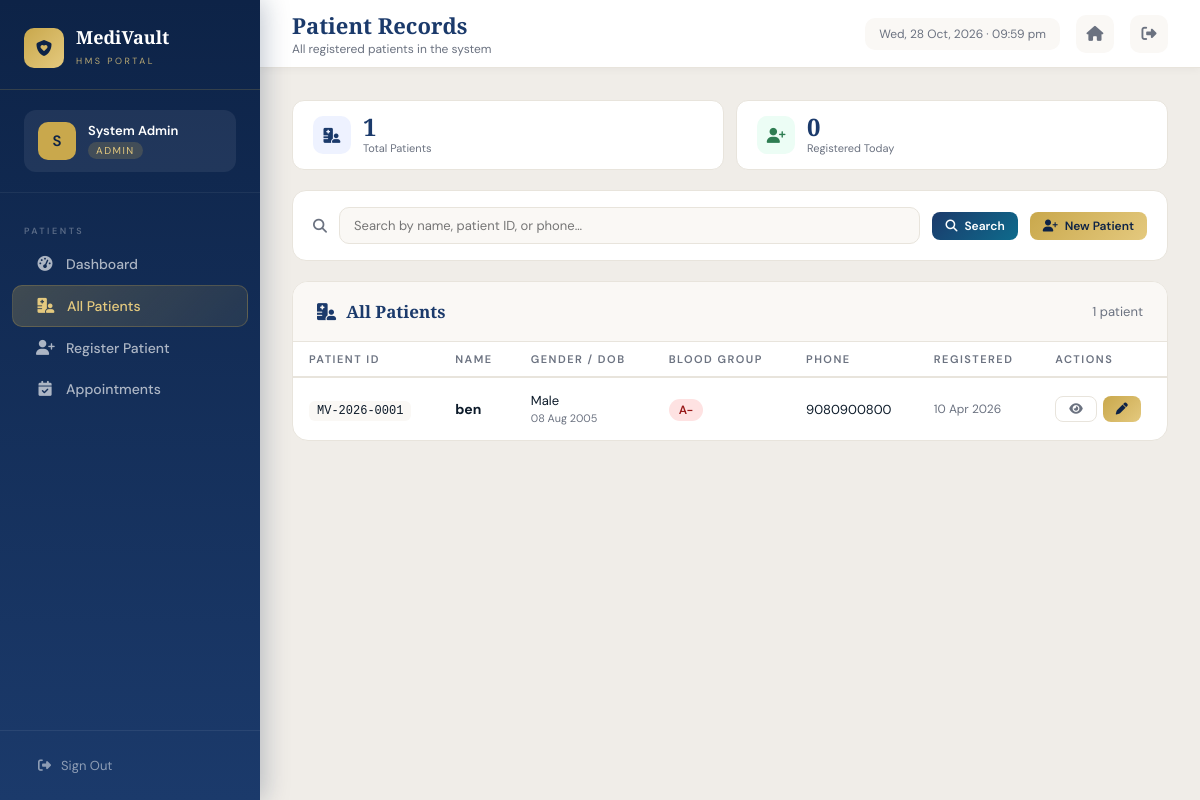
The app's page /patients (signed in) with its own data.
### models/user.py (models this page shows, shortened)
class User(UserMixin, db.Model):
    __tablename__ = 'users'
    id         = db.Column(db.Integer, primary_key=True)
    full_name  = db.Column(db.String(120), nullable=False)
    email      = db.Column(db.String(120), unique=True, nullable=False)
    password   = db.Column(db.String(256), nullable=False)
    role       = db.Column(db.String(20), nullable=False, default='receptionist')
    department = db.Column(db.String(100))
    phone      = db.Column(db.String(20))
    is_active  = db.Column(db.Boolean, default=True)
    created_at = db.Column(db.DateTime, default=datetime.utcnow)

### models/patient.py (models this page shows, shortened)
class Patient(db.Model):
    __tablename__ = 'patients'
    id            = db.Column(db.Integer, primary_key=True)
    patient_id    = db.Column(db.String(20), unique=True, nullable=False)
    full_name     = db.Column(db.String(120), nullable=False)
    date_of_birth = db.Column(db.Date, nullable=False)
    gender        = db.Column(db.String(10))
    blood_group   = db.Column(db.String(5))
    phone         = db.Column(db.String(20))
    email         = db.Column(db.String(120))
    address       = db.Column(db.Text)
    emergency_contact_name  = db.Column(db.String(100))
    emergency_contact_phone = db.Column(db.String(20))
    allergies          = db.Column(db.Text)
    chronic_conditions = db.Column(db.Text)
    hospital_id   = db.Column(db.String(20), default='HOSP_001')
    registered_by = db.Column(db.Integer, db.ForeignKey('users.id'))
    created_at    = db.Column(db.DateTime, default=datetime.utcnow)
    visits        = db.relationship('Visit', backref='patient', lazy=True)
    scans         = db.relationship('Scan', backref='patient', lazy=True)

### routes/patients.py (the view, shortened to what this page needs)
@patients_bp.route('/patients')
@login_required
def list_patients():
    if current_user.role == 'patient':
        return redirect(url_for('patients.my_records'))
    search = request.args.get('q', '').strip()
    page   = request.args.get('page', 1, type=int)
    query  = Patient.query
    patients = query.order_by(Patient.created_at.desc()).paginate(page=page, per_page=15, error_out=False)
    new_today = Patient.query.filter(
        db.func.date(Patient.created_at) == date_type.today()
    ).count()
    return render_template('patients/list.html', patients=patients, search=search, new_today=new_today)

### models/user.py (called while the page is built)
@login_manager.user_loader
def load_user(user_id):
    return User.query.get(int(user_id))

### templates/patients/list.html (shortened to what this page needs)
{% extends "base.html" %}
{% block page_title %}Patient Records{% endblock %}
{% block page_subtitle %}All registered patients in the system{% endblock %}
{% block sidebar_nav %}
<div class="nav-section-label">Patients</div>
<a href="/dashboard"    class="nav-item"><i class="fas fa-gauge-high"></i> Dashboard</a>
<a href="/patients"     class="nav-item active"><i class="fas fa-hospital-user"></i> All Patients</a>
<a href="/patients/new" class="nav-item"><i class="fas fa-user-plus"></i> Register Patient</a>
<a href="/appointments" class="nav-item"><i class="fas fa-calendar-check"></i> Appointments</a>
{% endblock %}
{% block content %}
<div class="stat-pills">
  <div class="stat-pill">
    <div class="sp-icon" style="background:#EEF2FF;color:var(--royal)"><i class="fas fa-hospital-user"></i></div>
    <div><div class="sp-val">{{ patients.total }}</div><div class="sp-lbl">Total Patients</div></div>
  </div>
  <div class="stat-pill">
    <div class="sp-icon" style="background:#ECFDF5;color:var(--emerald)"><i class="fas fa-user-plus"></i></div>
    <div><div class="sp-val">{{ new_today }}</div><div class="sp-lbl">Registered Today</div></div>
  </div>
</div>
<form method="GET" class="search-bar">
  <i class="fas fa-search" style="color:var(--slate);font-size:14px"></i>
  <input type="text" name="q" value="{{ search }}" placeholder="Search by name, patient ID, or phone…"/>
  <button type="submit" class="btn btn-primary btn-sm"><i class="fas fa-search"></i> Search</button>
  {% if current_user.role in ['admin', 'receptionist'] %}
  <a href="/patients/new" class="btn btn-gold btn-sm" style="margin-left:auto"><i class="fas fa-user-plus"></i> New Patient</a>
  {% endif %}
</form>
<div class="patient-table-wrap">
  <div class="patient-table-header">
    <h3><i class="fas fa-hospital-user" style="color:var(--royal);margin-right:10px"></i>All Patients</h3>
    <span style="font-size:13px;color:var(--slate)">
      {{ patients.total }} patient{{ 's' if patients.total != 1 }}{% if search %} matching "{{ search }}"{% endif %}
    </span>
  </div>
  {% if patients.items %}
  <table class="data-table">
    <thead>
      <tr>
        <th>Patient ID</th>
        <th>Name</th>
        <th>Gender / DOB</th>
        <th>Blood Group</th>
        <th>Phone</th>
        <th>Registered</th>
        <th>Actions</th>
      </tr>
    </thead>
    <tbody>
      {% for p in patients.items %}
      <tr>
        <td><code style="font-size:12px;background:var(--ivory);padding:3px 8px;border-radius:6px">{{ p.patient_id }}</code></td>
        <td>
          <strong>{{ p.full_name }}</strong>
        </td>
        <td style="font-size:13px">
          {{ p.gender or '—' }}<br>
          <small style="color:var(--slate)">{{ p.date_of_birth.strftime('%d %b %Y') if p.date_of_birth else '—' }}</small>
        </td>
        <td>
          {% if p.blood_group %}
          <span style="background:#FEE2E2;color:#991B1B;padding:3px 10px;border-radius:100px;font-size:12px;font-weight:600">{{ p.blood_group }}</span>
          {% else %}—{% endif %}
        </td>
        <td style="font-size:13px">{{ p.phone or '—' }}</td>
        <td style="font-size:12px;color:var(--slate)">{{ p.created_at.strftime('%d %b %Y') }}</td>
        <td>
          <div style="display:flex;gap:6px">
            <a href="/patients/{{ p.id }}" class="btn btn-outline btn-sm" title="View Profile"><i class="fas fa-eye"></i></a>
            {% if current_user.role in ['admin', 'receptionist'] %}
            <a href="/patients/{{ p.id }}/edit" class="btn btn-gold btn-sm" title="Edit"><i class="fas fa-pen"></i></a>
            {% endif %}
          </div>
        </td>
      </tr>
      {% endfor %}
    </tbody>
  </table>
  {% endif %}
</div>
{% endblock %}

### templates/base.html (shortened to what this page needs)
<!DOCTYPE html>
<html lang="en">
<head>
  <link rel="stylesheet" href="https://cdnjs.cloudflare.com/ajax/libs/font-awesome/6.5.0/css/all.min.css"/>
</head>
<body>
<aside class="sidebar">
  <a href="/" class="sidebar-logo">
    <div class="logo-icon"><i class="fas fa-shield-heart"></i></div>
    <div class="logo-name">
      <span>MediVault</span>
      <small>HMS Portal</small>
    </div>
  </a>
  <div class="sidebar-user">
    <div class="user-badge role-{{ current_user.role }}">
      <div class="user-avatar">{{ current_user.full_name[0].upper() }}</div>
      <div class="user-info">
        <div class="u-name">{{ current_user.full_name }}</div>
        <div class="u-role">{{ current_user.role.title() }}</div>
      </div>
    </div>
  </div>
  <nav class="sidebar-nav">
    {% block sidebar_nav %}{% endblock %}
  </nav>
  <div class="sidebar-footer">
    <a href="/auth/logout" class="btn-logout">
      <i class="fas fa-right-from-bracket"></i> Sign Out
    </a>
  </div>
</aside>
<div class="main-content">
  <div class="topbar">
    <div class="topbar-left">
      <h1>{% block page_title %}Dashboard{% endblock %}</h1>
      <p>{% block page_subtitle %}Welcome back{% endblock %}</p>
    </div>
    <div class="topbar-right">
      <div class="topbar-date" id="topbar-date"></div>
      <a href="/" class="topbar-icon-btn" title="Home"><i class="fas fa-house"></i></a>
      <a href="/auth/logout" class="topbar-icon-btn" title="Logout"><i class="fas fa-right-from-bracket"></i></a>
    </div>
  </div>
  <div class="page-content">
    {% block content %}{% endblock %}
  </div>
</div>
</body>
</html>

### templates/patients/list.html (style rules this page uses)
.search-bar { display:flex; gap:12px; margin-bottom:20px; align-items:center; background:var(--white); padding:16px 20px; border-radius:14px; border:1px solid var(--platinum); }
.search-bar input[type=text] { flex:1; padding:9px 14px; border:1.5px solid var(--platinum); border-radius:10px; background:var(--ivory); font-family:'DM Sans',sans-serif; font-size:13px; color:var(--navy-text); outline:none; }
.patient-table-wrap { background:var(--white); border-radius:16px; border:1px solid var(--platinum); overflow:hidden; }
.patient-table-header { padding:18px 24px; border-bottom:1px solid var(--platinum); display:flex; align-items:center; justify-content:space-between; background:var(--ivory); }
.patient-table-header h3 { font-family:'Playfair Display',serif; font-size:17px; font-weight:600; color:var(--royal); }
.stat-pills { display:flex; gap:12px; margin-bottom:20px; flex-wrap:wrap; }
.stat-pill { background:var(--white); border:1px solid var(--platinum); border-radius:12px; padding:14px 20px; display:flex; align-items:center; gap:12px; flex:1; min-width:140px; }
.sp-icon { width:38px; height:38px; border-radius:10px; display:flex; align-items:center; justify-content:center; font-size:15px; flex-shrink:0; }
.sp-val { font-family:'Playfair Display',serif; font-size:24px; font-weight:700; color:var(--royal); line-height:1; }
.sp-lbl { font-size:11px; color:var(--slate); margin-top:2px; }

### records on screen
User: full_name "S", full_name "System Admin", role "ADMIN"
Patient: patient_id "MV-2026-0001", full_name "ben", gender "Male", date_of_birth "08 Aug 2005", blood_group "A-", phone "9080900800", created_at "10 Apr 2026"

### other values on screen
{{ patients.total }} "1"
{{ new_today }} "0"
